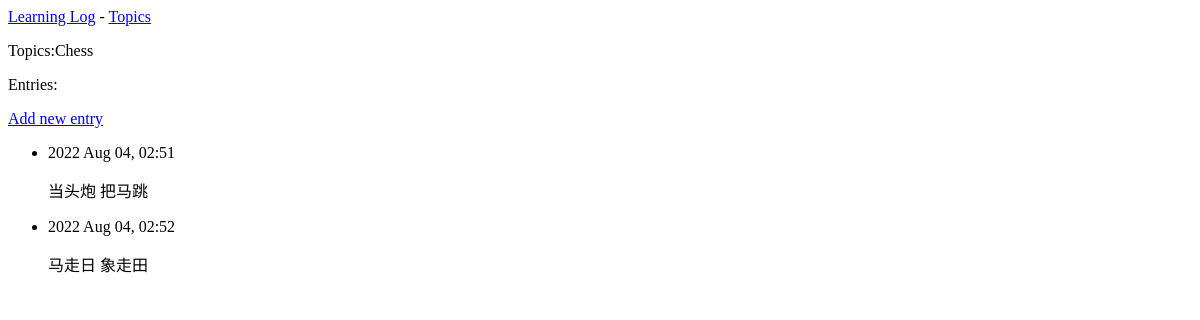
The app's page /topic/1/, older data.
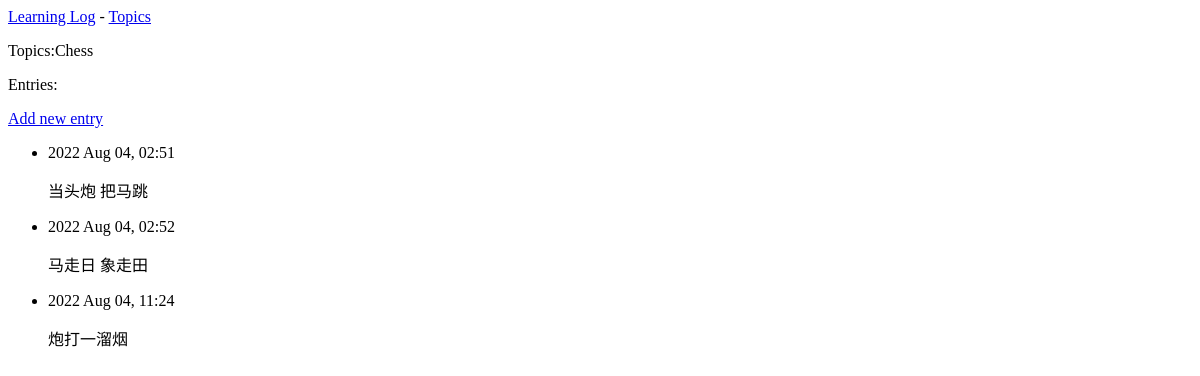
The same page, newer data.
### learning_logs/models.py (models this page shows, shortened)
class Entry(models.Model):
    topic = models.ForeignKey(Topic, on_delete=models.CASCADE)
    text = models.TextField()
    date_added = models.DateTimeField(auto_now_add=True)
    class Meta:
        verbose_name_plural = 'entries'

### learning_logs/views.py (the view)
# urls.py: path('topic/<int:topic_id>/', views.topic, name='topic'),  # 特定主题
def topic(request, topic_id):
    topic = Topic.objects.get(id=topic_id)
    entries = topic.entry_set.order_by('date_added')
    context = {'topic': topic, 'entries': entries}
    return render(request, 'learning_logs/topic.html', context)

### learning_logs/models.py (called while the page is built)
    def __str__(self):
        return self.text

### learning_logs/templates/learning_logs/topic.html
{% extends "learning_logs/base.html" %}
{% block content %}
    <p>Topics:{{ topic }}</p>
    <p>Entries:</p>
    <p>
        <a href="{% url 'new_entry' topic.id %}">Add new entry</a>
    </p>
    <ul>
        {% for entry in entries %}
            <li>
                <p>{{ entry.date_added|date:'Y M d, H:i' }}</p>
                <p>{{ entry.text|linebreaks }}</p>
            </li>
        {% empty %}
            <li>无</li>
        {% endfor %}
    </ul>
{% endblock content %}

Row changes from the older to the newer data that the page shows:
added Entry: date_added "2022 Aug 04, 11:24", text "炮打一溜烟"
